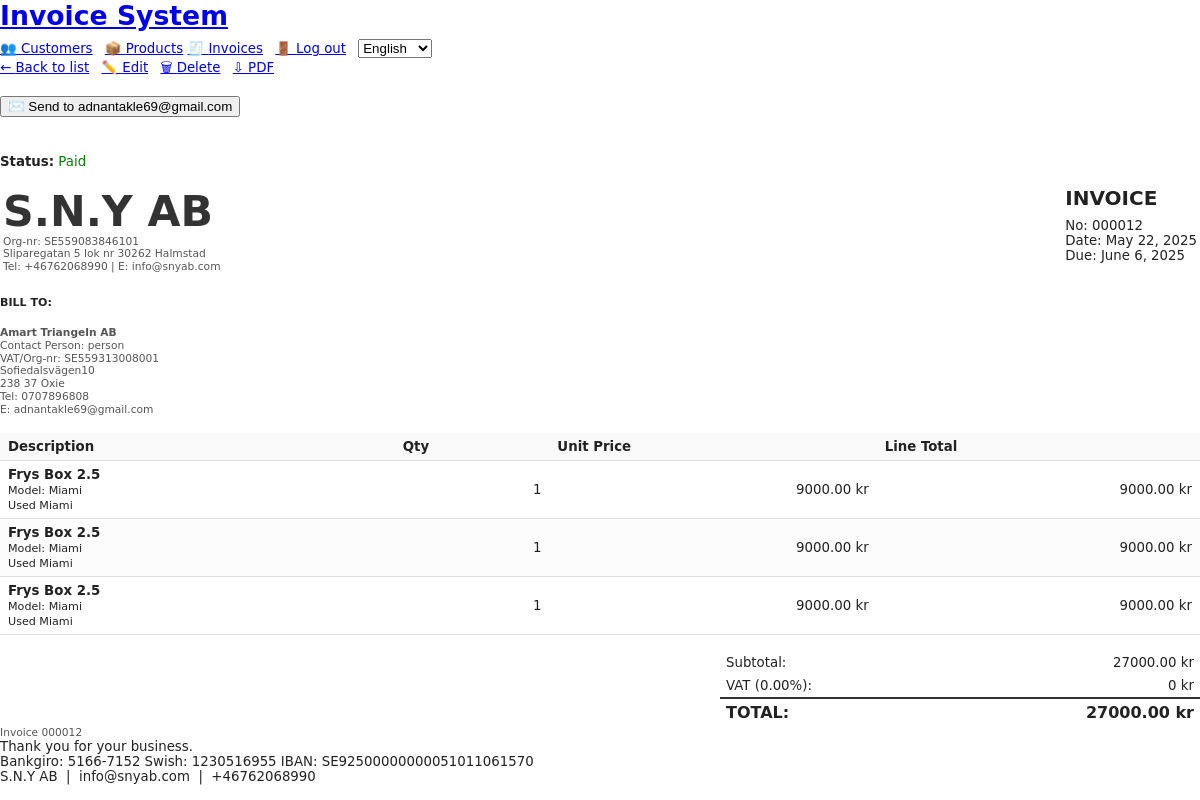
Before: /invoices/12/ with the older database file.
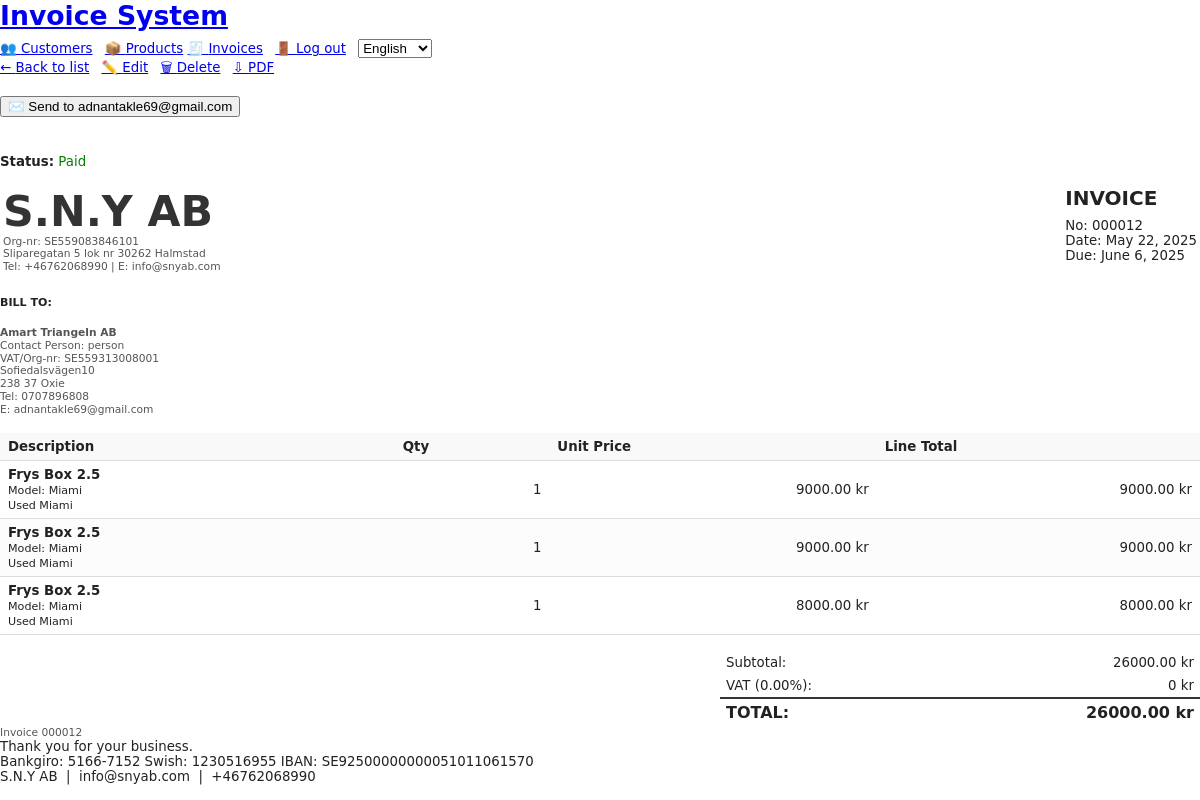
After: the same page with the newer database file.
### system/models/invoice.py (models this page shows, shortened)
class Invoice(models.Model):
    VAT_INCLUDED = "inc"
    VAT_EXCLUDED = "exc"
    VAT_CHOICES  = [(VAT_INCLUDED, "VAT included"),
                    (VAT_EXCLUDED, "VAT excluded")]
    PAYMENT_CHOICES = [(10, "10 days"), (15, "15 days"),
                       (30, "30 days"), (60, "60 days")]
    number        = models.CharField(max_length=30, unique=True)
    issue_date    = models.DateField(default=timezone.now)
    due_date      = models.DateField(blank=True)            # may be filled automatically
    payment_term  = models.PositiveSmallIntegerField(
                        choices=PAYMENT_CHOICES, default=30)
    customer      = models.ForeignKey(
                        Customer, on_delete=models.SET_NULL,
                        null=True, blank=True, related_name="invoices")
    vat_mode      = models.CharField(
                        max_length=3, choices=VAT_CHOICES,
                        default=VAT_INCLUDED)
    vat_rate      = models.DecimalField(max_digits=5, decimal_places=2, default=25)
    notes         = models.TextField(blank=True)
    paid          = models.BooleanField(
                        default=False,
                        help_text="Tick when full payment has been received.")
    VMB           = models.BooleanField(
                        default=False,
                        help_text="VMB?")
    reminder_of   = models.ForeignKey(
                        "self", null=True, blank=True,
                        related_name="reminders",
                        on_delete=models.SET_NULL)
    @property
    def total_ex_vat(self):
        return sum(l.total_ex_vat for l in self.lines.all())
    @property
    def vat_total(self):
        return Decimal("0") if self.vat_rate == 0 \
               else self.total_ex_vat * (self.vat_rate / 100)
    @property
    def total_inc_vat(self):
        return self.total_ex_vat + self.vat_total

class InvoiceLine(models.Model):
    invoice       = models.ForeignKey(
                        Invoice, related_name="lines",
                        on_delete=models.CASCADE)
    product       = models.ForeignKey(
                        Product, on_delete=models.SET_NULL,
                        null=True, blank=True, related_name="invoice_lines")
    description   = models.CharField(max_length=255, blank=True)
    quantity      = models.PositiveIntegerField(default=1)
    unit_price    = models.DecimalField(max_digits=10, decimal_places=2)
    product_name  = models.CharField(max_length=255, blank=True)
    product_model = models.CharField(max_length=255, blank=True)
    @property
    def total_ex_vat(self):
        return self.quantity * self.unit_price

### system/models/customer.py (models this page shows, shortened)
class Customer(models.Model):
    name            = models.CharField(_("Company name"), max_length=255)
    contact_person  = models.CharField(_("Contact person"),max_length=255, blank=True)
    phone           = models.CharField(_("Phone"),max_length=30, blank=True)
    address         = models.TextField(_("Address"),blank=True)
    vat_number      = models.CharField(_("VAT / Org. Number"),  max_length=50, blank=True)
    created_at      = models.DateTimeField(default=timezone.now, editable=False)
    email           = models.EmailField(_("Email"),blank=True,null=True)
    class Meta:
        ordering = ["-created_at"]

### system/models/company_profile.py (models this page shows, shortened)
class CompanyProfile(models.Model):
    name       = models.CharField(max_length=255)
    org_number = models.CharField(max_length=50)
    phone      = models.CharField(max_length=30, blank=True)
    email      = models.EmailField(blank=True)
    address    = models.TextField()
    iban       = models.CharField("IBAN",      max_length=34, blank=True, null=True)
    swish      = models.CharField("Swish",     max_length=10, blank=True, null=True)
    bankgiro   = models.CharField("Bankgiro",  max_length=15, blank=True, null=True)
    class Meta:
        verbose_name = "Company profile"
        verbose_name_plural = "Company profile"

### system/views/invoice.py (the view)
# urls.py: path("invoices/<int:pk>/",        InvoiceDetailView.as_view(), name="invoice-detail"),
class InvoiceDetailView(DetailView):
    model         = Invoice
    template_name = "invoices/detail.html"
    def get_context_data(self, **kwargs):
        ctx = super().get_context_data(**kwargs)
        ctx["company"] = CompanyProfile.objects.first()     # ← ★ add
        return ctx

### system/templates/invoices/detail.html (shortened to what this page needs)
{% extends "base.html" %}
{% load i18n %}
{% block content %}
  <div style="margin-bottom:1rem;">
    <a href="{% url 'invoice-list' %}" class="button">← {% trans "Back to list" %}</a>
    <a href="{% url 'invoice-edit' object.pk %}" class="button" style="margin-left:.5rem;">✏️ {% trans "Edit" %}</a>
    <a href="{% url 'invoice-delete' object.pk %}" class="button" style="margin-left:.5rem;">🗑 {% trans "Delete" %}</a>
    <a href="{% url 'invoice-pdf' object.pk %}" class="button" style="margin-left:.5rem;">⇩ {% trans "PDF" %}</a>
  </div>
  {% if object.customer.email %}
    <form method="post" action="{% url 'invoice-send' object.pk %}" style="display:inline-block; margin-bottom:1.5rem;">
      <button type="submit" class="button primary">✉️ {% trans "Send to" %} {{ object.customer.email }}</button>
    </form>
  {% endif %}
  {% if object.paid %}
    <p><strong>{% trans "Status:" %}</strong> <span style="color:green;">{% trans "Paid" %}</span></p>
  {% else %}
    <p><strong>{% trans "Status:" %}</strong> <span style="color:#d33;">{% trans "Unpaid" %}</span></p>
  {% endif %}
  {% include "invoices/pdf.html" with embedded=True %}
{% endblock %}

### system/templates/base.html (shortened to what this page needs)
<!DOCTYPE html>
{% load i18n %}
{% get_current_language as LANGUAGE_CODE %}
{% get_current_language_bidi as LANGUAGE_BIDI %}
<html lang="{{ LANGUAGE_CODE }}" dir="{% if LANGUAGE_BIDI %}rtl{% else %}ltr{% endif %}">
<head>
    <link rel="stylesheet" href="https://cdn.simplecss.org/simple.css">
</head>
<body>
<header>
  <h1><a href="/">{% trans "Invoice System" %}</a></h1>
  <nav>
    <a href="{% url 'customer-dashboard' %}" class="button">👥 {% trans "Customers" %}</a>
    <a href="{% url 'product-dashboard' %}" class="button" style="margin-left:.5rem;">📦 {% trans "Products" %}</a>
    <a href="{% url 'invoice-dashboard' %}" class="button">🧾 {% trans "Invoices" %}</a>
    <a href="{% url 'logout' %}" class="button" style="margin-left:.5rem;">🚪 {% trans "Log out" %}</a>
    <form action="{% url 'set_language' %}" method="post" style="display:inline-block; margin-left:.5rem;">
      <select name="language" onchange="this.form.submit()">
        {% get_available_languages as LANGUAGES %}
        {% for lang in LANGUAGES %}
          <option value="{{ lang.0 }}" {% if lang.0 == LANGUAGE_CODE %}selected{% endif %}>{{ lang.1 }}</option>
        {% endfor %}
      </select>
    </form>
  </nav>
</header>
<main>
  {% block content %}{% endblock %}
</main>
</body>
</html>

### system/templates/invoices/pdf.html (shortened to what this page needs)
<!DOCTYPE html>
{% load i18n %}
<html lang="en">
<head>
</head>
<body>
  <table class="header-table">
    <tr>
      <td>
        <div class="logo">{{ company.name }}</div>
        <div class="contact-details">
          {% trans "Org-nr:" %} {{ company.org_number }}<br>
          {{ company.address|linebreaksbr }}<br>
          {% trans "Tel:" %} {{ company.phone }} | {% trans "E:" %} {{ company.email }}<br>
        </div>
      </td>
      <td class="invoice-meta">
        <h2>{% trans "INVOICE" %}</h2>
        {% trans "No:" %} {{ invoice.number }}<br>
        {% trans "Date:" %} {{ invoice.issue_date }}<br>
        {% trans "Due:" %} {{ invoice.due_date }}
      </td>
    </tr>
  </table>
  <h5>{% trans "BILL TO:" %}</h5>
  <div class="contact-details">
    <strong>{{ invoice.customer.name }}</strong><br>
    {% if invoice.customer.contact_person %}{% trans "Contact Person:" %} {{ invoice.customer.contact_person }}<br>{% endif %}
    {% if invoice.customer.vat_number %}{% trans "VAT/Org-nr:" %} {{ invoice.customer.vat_number }}<br>{% endif %}
    {{ invoice.customer.address|linebreaksbr }}<br>
    {% if invoice.customer.phone %}{% trans "Tel:" %} {{ invoice.customer.phone }}<br>{% endif %}
    {% if invoice.customer.email %}{% trans "E:" %} {{ invoice.customer.email }}{% endif %}
  </div>
  <table class="items">
    <thead>
      <tr>
        <th>{% trans "Description" %}</th>
        <th class="right">{% trans "Qty" %}</th>
        <th class="right">{% trans "Unit Price" %}</th>
        <th class="right">{% trans "Line Total" %}</th>
      </tr>
    </thead>
    <tbody>
      {% for line in invoice.lines.all %}
      <tr>
        <td>
          <strong>{{ line.product_name }}</strong>
          {% if line.product_model %}<br><small>{% trans "Model:" %} {{ line.product_model }}</small>{% endif %}
          {% if line.description %}<br><small>{{ line.description }}</small>{% endif %}
        </td>
        <td class="right">{{ line.quantity }}</td>
        <td class="right">{{ line.unit_price }} kr</td>
        <td class="right">{{ line.total_ex_vat }} kr</td>
      </tr>
      {% endfor %}
    </tbody>
  </table>
  <table class="totals">
    <tr><td>{% trans "Subtotal:" %}</td><td class="right">{{ invoice.total_ex_vat }} kr</td></tr>
    <tr>
      <td>{% blocktrans with rate=invoice.vat_rate %}VAT ({{ rate }}%):{% endblocktrans %}</td>
      <td class="right">{{ invoice.vat_total }} kr</td>
    </tr>
    <tr class="total-row"><td>{% trans "TOTAL:" %}</td><td class="right">{{ invoice.total_inc_vat }} kr</td></tr>
  </table>
  <div class="footer-note">
  </div>
 <footer>
    <div>{% trans "Thank you for your business." %}</div>
    <div class="payment-info">
      {% if company.bankgiro %}{% trans "Bankgiro:" %} {{ company.bankgiro }}{% endif %}
      {% if company.swish %}{% if company.bankgiro %}{% endif %}{% trans "Swish:" %} {{ company.swish }}{% endif %}
      {% if company.iban %}{% if company.bankgiro or company.swish %}{% endif %}{% trans "IBAN:" %} {{ company.iban }}{% endif %}
    </div>
    <div>{{ company.name }} &nbsp;|&nbsp; {{ company.email }} &nbsp;|&nbsp; {{ company.phone }}</div>
  </footer>
</body>
</html>

### system/templates/invoices/pdf.html (style rules this page uses)
body { font-family: "DejaVu Sans", sans-serif; font-size: 10pt; color: #222; margin: 0; }
h1, h2, h3 { margin: 0 0 0.5rem 0; }
.header-table { width: 100%; margin-bottom: 1rem; }
.logo { font-size: 32pt; font-weight: 700; color: #333; }
.contact-details { font-size: 8pt; line-height: 1.2; color: #555; }
.invoice-meta { float: right; font-size: 10pt; }
table.items { width: 100%; border-collapse: collapse; margin-top: 1rem; }
table.items th, table.items td { padding: 6px 8px; border-bottom: 1px solid #ddd; }
table.items th { background: #f9f9f9; text-align: left; }
table.items tr:nth-child(even) { background: #fcfcfc; }
.right { text-align: right; }
table.totals { width: 40%; float: right; border-collapse: collapse; margin-top: 1rem; }
table.totals td { padding: 4px 6px; }
table.totals tr.total-row td { border-top: 2px solid #333; font-size: 12pt; font-weight: 700; }
.footer-note { clear: both; font-size: 8pt; color: #555; margin-top: 1rem; }

Changed rows visible on the page:
changed through a linked row, Invoice "VAT (0.00%):": total_ex_vat "27000.00" → "26000.00"; total_inc_vat "27000.00" → "26000.00"
changed InvoiceLine (number 3 of 3 on the later page): unit_price "9000.00" → "8000.00"; total_ex_vat "9000.00" → "8000.00"
